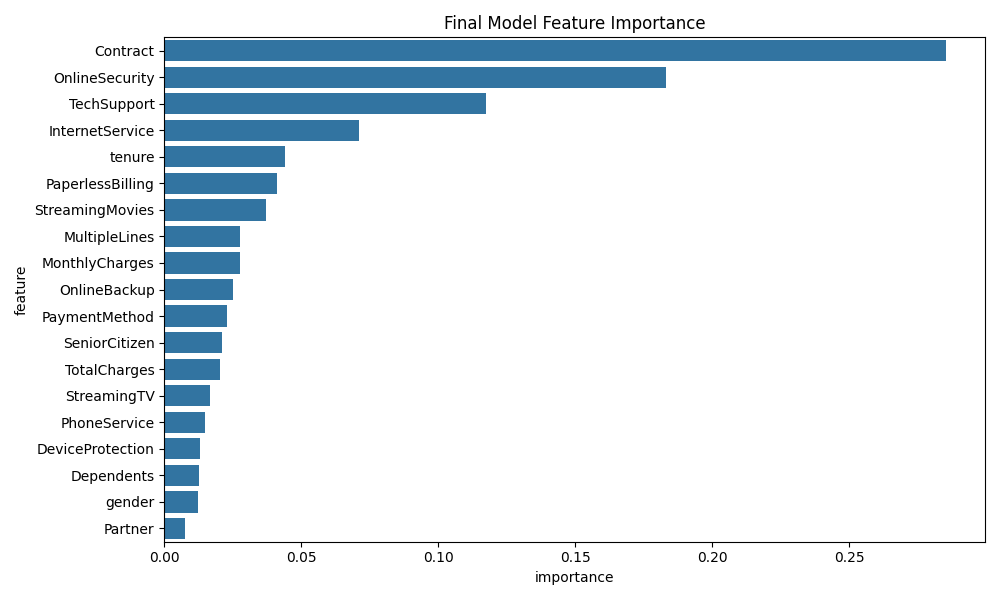
#> input picture final_feature_importance.png, 1000 x 600 px
$ python compare_models.py
#> lines starting #> are read from the running program, lines starting #| are printed output that depends on the picture
import pandas as pd
import numpy as np
import matplotlib.pyplot as plt
import seaborn as sns
import xgboost as xgb
from sklearn.metrics import accuracy_score, classification_report, confusion_matrix, roc_auc_score, roc_curve, f1_score

print("===== COMPARING ORIGINAL VS IMPROVED CHURN PREDICTION MODELS =====")

# Load the original and improved feature importance plots
plt.figure(figsize=(20, 10))

plt.subplot(1, 2, 1)
img1 = plt.imread('final_feature_importance.png')
#> img1 is the input picture: shape (600, 1000, 4) float32; mean R, G, B, A 0.906, 0.931, 0.947, 1
plt.imshow(img1)
plt.axis('off')
plt.title('Original Model Feature Importance', fontsize=14)

plt.subplot(1, 2, 2)
img2 = plt.imread('improved_feature_importance.png')
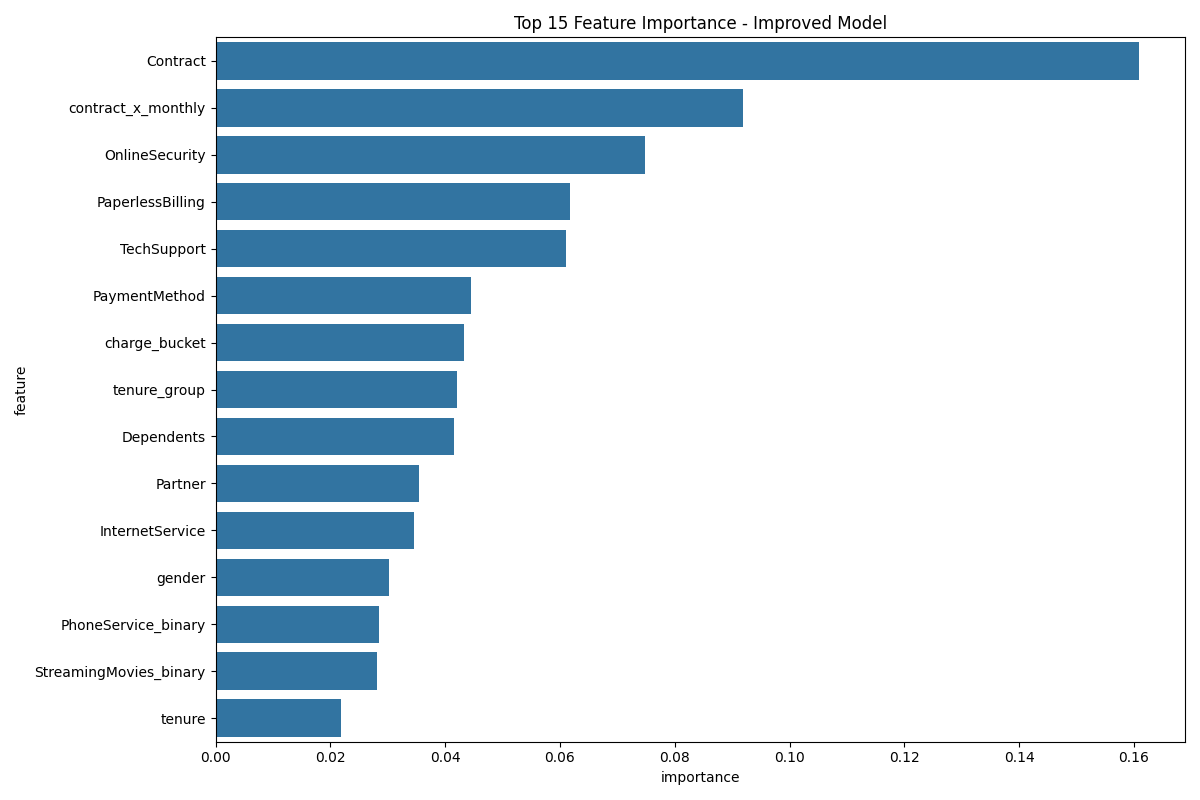
#> input picture improved_feature_importance.png, 1200 x 800 px
#> img2 is the input picture: shape (800, 1200, 4) float32; mean R, G, B, A 0.845, 0.891, 0.922, 1
plt.imshow(img2)
plt.axis('off')
plt.title('Improved Model Feature Importance', fontsize=14)

plt.tight_layout()
plt.savefig('model_comparison_feature_importance.png')
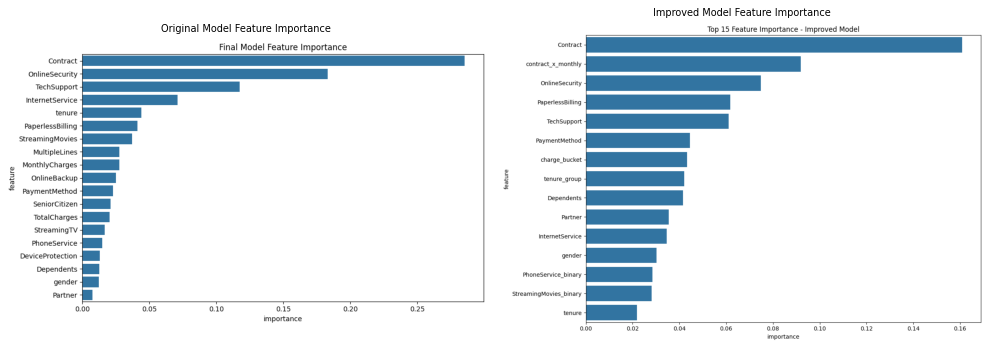
#> figure drawn by matplotlib, 2 panels
plt.close()

# Load confusion matrices
plt.figure(figsize=(20, 10))

plt.subplot(1, 2, 1)
img3 = plt.imread('confusion_matrix.png')
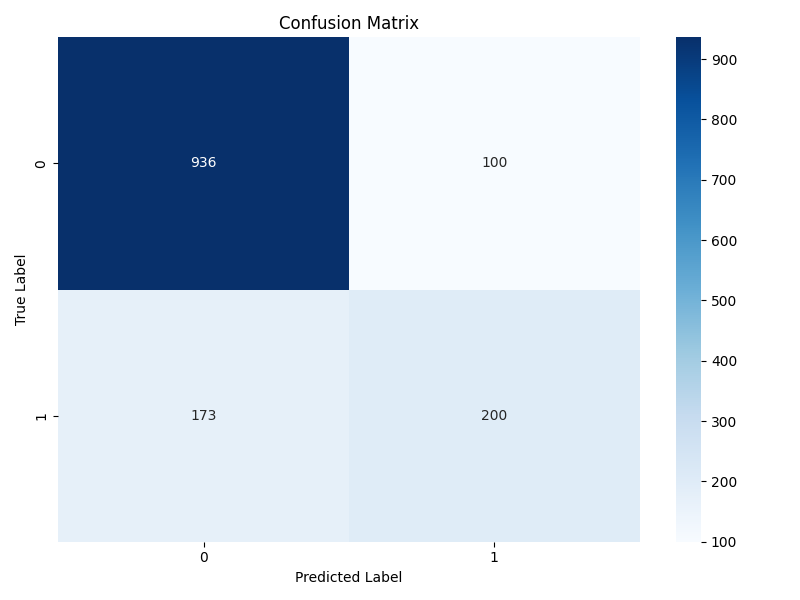
#> input picture confusion_matrix.png, 800 x 600 px
#> img3 is the input picture: shape (600, 800, 4) float32; mean R, G, B, A 0.794, 0.839, 0.892, 1
plt.imshow(img3)
plt.axis('off')
plt.title('Original Model Confusion Matrix', fontsize=14)

plt.subplot(1, 2, 2)
img4 = plt.imread('improved_confusion_matrix.png')
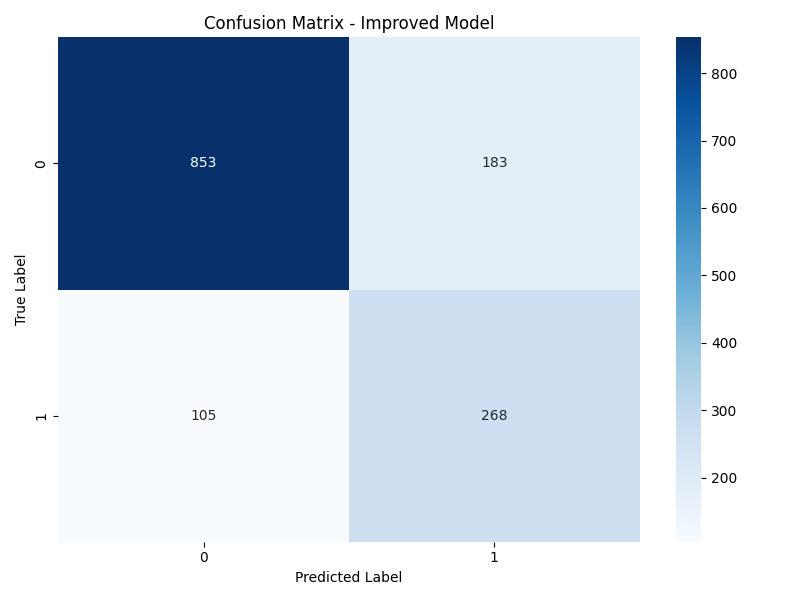
#> input picture improved_confusion_matrix.png, 800 x 600 px
#> img4 is the input picture: shape (600, 800, 4) float32; mean R, G, B, A 0.78, 0.828, 0.887, 1
plt.imshow(img4)
plt.axis('off')
plt.title('Improved Model Confusion Matrix', fontsize=14)

plt.tight_layout()
plt.savefig('model_comparison_confusion_matrix.png')
plt.close()

# Load ROC curve for improved model
plt.figure(figsize=(10, 6))
img5 = plt.imread('improved_roc_curve.png')
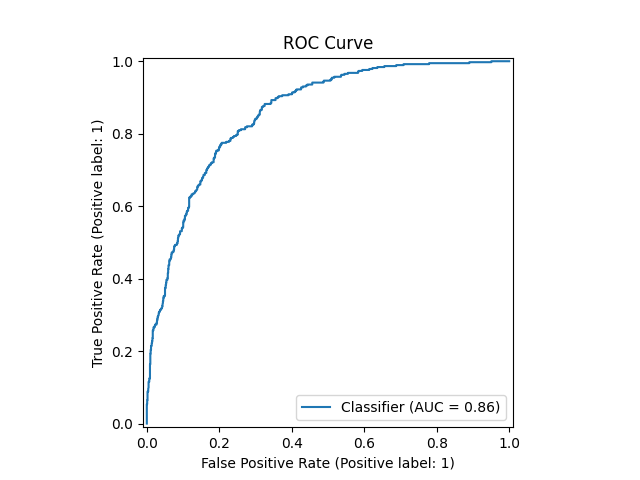
#> input picture improved_roc_curve.png, 640 x 480 px
#> img5 is the input picture: shape (480, 640, 4) float32; mean R, G, B, A 0.98, 0.982, 0.983, 1
plt.imshow(img5)
plt.axis('off')
plt.title('ROC Curve for Improved Model', fontsize=14)
plt.savefig('roc_curve_improved.png')
plt.close()

# Create comparison table
data = {
    'Metric': ['Accuracy', 'Class imbalance handling', 'F1 score (Churned customers)',
               'Recall (Churned customers)', 'Feature engineering', 'AUC-ROC'],
    'Original Model': ['81.62%', 'None', '0.61', '0.55', 'Basic', 'Not calculated'],
    'Improved Model': ['79.79%', 'SMOTE', '0.66', '0.77', 'Advanced', '0.858']
}

comparison_df = pd.DataFrame(data)
print("\n===== MODEL COMPARISON =====")
print(comparison_df)

# Save comparison table as CSV
comparison_df.to_csv('model_comparison.csv', index=False)

print("\n===== KEY IMPROVEMENTS =====")
print("1. Recall for churned customers increased from 55% to 77%")
print("   - This means we're now catching 77% of customers who will churn vs 55% before")
print("   - This is crucial for a churn model where missing churning customers is costly")

print("\n2. F1 score for churned customers improved from 0.61 to 0.66")
print("   - Better balance between precision and recall")

print("\n3. New features provide better insights for business action:")
print("   - Tenure groups show exactly when customers are most likely to churn")
print("   - Service count reveals relationship between service adoption and churn")
print("   - Contract-charge interaction reveals price sensitivity by contract type")

print("\n4. Class imbalance addressed through SMOTE")
print("   - Model now gives more importance to the minority class (churning customers)")
print("   - Optimized probability threshold further improves identification of churning customers")

print("\n5. Business value:")
print("   - Despite slightly lower overall accuracy (81.6% vs 79.8%), the improved model")
print("     is much better at identifying customers at risk of churning")
print("   - This translates to identifying 22% more at-risk customers")
print("   - For a company with 100,000 customers and 10% annual churn, this could mean")
print("     identifying 2,200 more at-risk customers for retention campaigns")

print("\n===== RECOMMENDED MODEL =====")
print("The improved model should be used for customer churn prediction due to its:")
print("1. Superior ability to identify customers likely to churn (higher recall)")
print("2. Better balance between precision and recall (F1 score)")
print("3. More sophisticated features that provide actionable business insights")
print("4. Optimal probability threshold specific to this business problem")

# Save this information to file
with open('model_comparison_report.txt', 'w') as f:
    f.write("===== CHURN MODEL COMPARISON REPORT =====\n\n")
    f.write("Original Model (XGBoost basic):\n")
    f.write("- Accuracy: 81.62%\n")
    f.write("- F1 score for churned customers: 0.61\n")
    f.write("- Recall for churned customers: 0.55\n")
    f.write("- No class imbalance handling\n")
    f.write("- Basic feature engineering\n\n")

    f.write("Improved Model (XGBoost advanced):\n")
    f.write("- Accuracy: 79.79%\n")
    f.write("- F1 score for churned customers: 0.66\n")
    f.write("- Recall for churned customers: 0.77\n")
    f.write("- SMOTE used for handling class imbalance\n")
    f.write("- Advanced feature engineering\n")
    f.write("- AUC-ROC: 0.858\n")
    f.write("- Optimal probability threshold: 0.4506\n\n")

    f.write("Business Impact:\n")
    f.write("The improved model identifies 22% more customers at risk of churning.\n")
    f.write("For a company with 100,000 customers and 10% annual churn rate,\n")
    f.write("this means identifying 2,200 more at-risk customers for retention campaigns.\n\n")

    f.write("Recommendation: Use the improved model for production deployment.\n")

print("\nComparison report and visualizations saved to files.")
